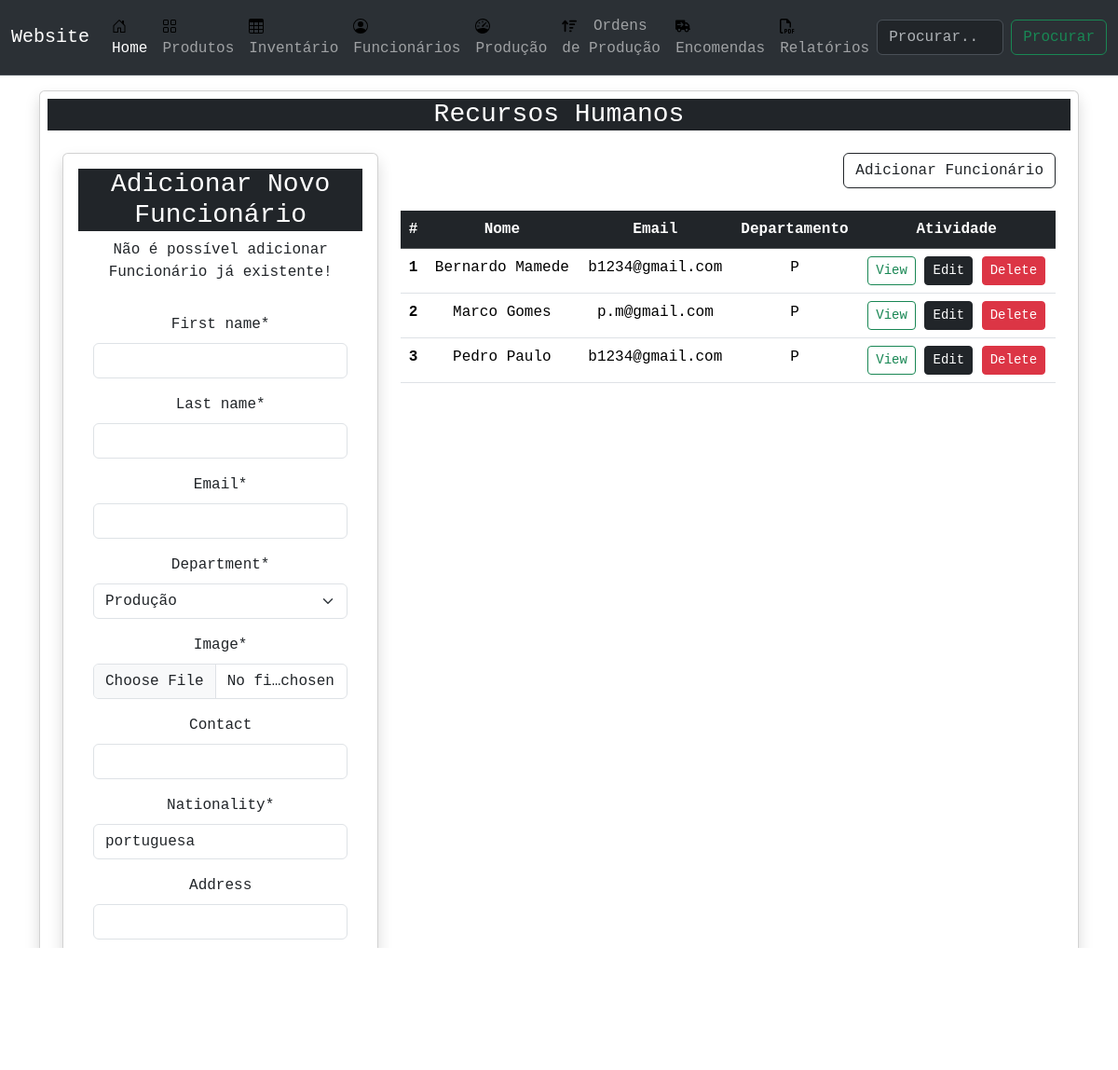
/human/, run on the app's committed database.
### human/models.py (models this page shows, shortened)
class Employee(models.Model):
    first_name = models.CharField(max_length=50)
    last_name = models.CharField(max_length=50)
    email = models.EmailField(max_length=50)
    department = models.CharField(
        max_length=3,
        choices=Department.choices,
        default=Department.PROD
    )
    image = models.ImageField(upload_to='func' ,default='random.jpg')
    contact = models.CharField(max_length=150, blank=True, null=True)
    nationality = models.CharField(max_length=150, default='portuguesa')
    address = models.CharField(max_length=150, blank=True, null=True)

### human/views.py (the view)
# urls.py: path('', employeesList, name='list'),
def employeesList(request):
    employees = Employee.objects.filter()
    form = EmployeeForm()
    if request.method == 'POST':
        form = EmployeeForm(request.POST)
        if form.is_valid():
            form.save()
            messages.success(request, 'Funcionário adicionado com sucesso!', 'alert-success alert-dismissible')
    context= {
        'objects':employees,
        'form': form,
    }
    return render(request, 'human/list.html', context)

### human/forms.py
class EmployeeForm(forms.ModelForm):
    class Meta:
        model = Employee
        fields = '__all__'

### human/templates/human/list.html
{% extends 'main.html' %}
{% block content %}
<div class="container">
    <div class="card shadow p-2">
        <h3 class="card-title bg-dark text-center text-white">Recursos Humanos</h3>
        <div class="card-body text-center">
            <div class="row">
                <div class="col-4">
                    {% include 'human/card_form_employee.html' %}
                </div>
                <div class="col">
                    <div class="text-end">
                        <a type="button" class="btn btn-outline-dark" href="{% url 'human:create' %}">Adicionar
                            Funcionário</a>
                    </div>
                    <div class="row my-4 text-center">
                        <div class="col-ms-2">
                            <table class="table bg-white">
                                <thead class="thead-dark">
                                    <tr class="table-dark">
                                        <th scope="col">#</th>
                                        <th scope="col">Nome</th>
                                        <th scope="col">Email</th>
                                        <th scope="col">Departamento</th>
                                        <th scope="col">Atividade</th>
                                    </tr>
                                </thead>
                                <tbody>
                                    {% for obj in objects %}
                                    <tr>
                                        <th scope="row">{{obj.id}}</th>
                                        <td>{{obj.first_name}} {{obj.last_name}}</td>
                                        <td>{{obj.email}}</td>
                                        <td>{{obj.department}}</td>
                                        <td class="text-center">
                                            <a class='btn btn-outline-success btn-sm'
                                                href="{% url 'human:view' obj.id %}">View</a>
                                            <a id="edit-btn" type='button' class='btn btn-dark btn-sm edit-btn'
                                                href="{% url 'human:update' obj.id %}">Edit</a>
                                            <a class='btn btn-danger btn-sm'
                                                href="{% url 'human:delete' obj.id %}">Delete</a>
                                        </td>
                                    </tr>
                                    {% endfor %}
                                </tbody>
                            </table>
                        </div>
                    </div>
                </div>
            </div>
        </div>
    </div>
</div>
{% endblock content %}

### static/styles/main.css (style rules this page uses)
* { font-family: "Menlo", "Monaco", "Consolas", "Courier New", monospace; padding: 0; text-rendering: optimizeLegibility; }
body { background-color: rgb(230, 227, 227); }

### data on the page
Employee: id "1", first_name "Bernardo", last_name "Mamede", email "b1234@gmail.com", department "P"
Employee: id "2", first_name "Marco", last_name "Gomes", email "p.m@gmail.com", department "P"
Employee: id "3", first_name "Pedro", last_name "Paulo", email "b1234@gmail.com", department "P"
